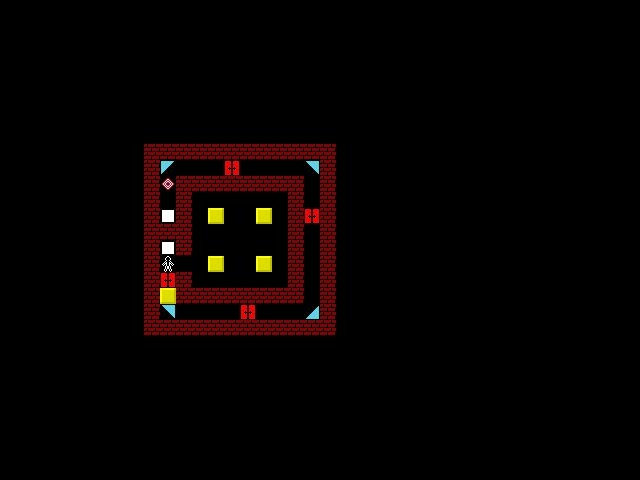

This is a level from a 2D game, rendered from its Tiled map with the project's own tilesets. A one-line summary and the map file follow, with tile-layer data summarised:
An orthogonal 40x30 tile map with 16x16 px tiles, 3 tile layers (tiles, pieces, actors) and 12 objects.

<map version="1.10" tiledversion="1.10.2" orientation="orthogonal" renderorder="right-down" width="40" height="30" tilewidth="16" tileheight="16" infinite="0" nextlayerid="6" nextobjectid="19">
 <tileset firstgid="1" name="tiles" tilewidth="16" tileheight="16" tilecount="81" columns="9">
  <image source="tiles.png" width="144" height="144" />
 </tileset>
 <layer id="1" name="tiles" width="40" height="30">
  <data>[1200 cells, 75 non-empty, 3 distinct tile ids]</data>
 </layer>
 <layer id="2" name="pieces" width="40" height="30">
  <data>[1200 cells, 13 non-empty, 5 distinct tile ids]</data>
 </layer>
 <layer id="3" name="actors" width="40" height="30">
  <data>[1200 cells, 1 non-empty, 1 distinct tile ids]</data>
 </layer>
 <objectgroup id="5" name="connectors">
  <object id="7" x="217.333" y="216.667">
   <polyline points="0,0 17.3333,-50" />
  </object>
  <object id="8" x="213" y="217.333">
   <polyline points="0,0 -46.6667,-52.3333" />
  </object>
  <object id="9" x="263" y="216.667">
   <polyline points="0,0 50.6667,-0.666667" />
  </object>
  <object id="10" x="263" y="220">
   <polyline points="0,0 -11.6667,91" />
  </object>
  <object id="11" x="268" y="221.333">
   <polyline points="0,0 47,94.3333" />
  </object>
  <object id="12" x="263.667" y="263">
   <polyline points="0,0 51,-99.3333" />
  </object>
  <object id="13" x="264" y="266.667">
   <polyline points="0,0 -98.3333,46.6667" />
  </object>
  <object id="14" x="216.667" y="261.667">
   <polyline points="0,0 100,52" />
  </object>
  <object id="15" x="212.667" y="265.333">
   <polyline points="0,0 103.333,-98.3333" />
  </object>
  <object id="16" x="219" y="267.667">
   <polyline points="0,0 10.6667,-100" />
  </object>
  <object id="17" x="269.333" y="266">
   <polyline points="0,0 -101.417,14.25" />
  </object>
  <object id="18" x="185.333" y="314">
   <polyline points="-16.5,-17.75 -18.6667,-6.66667" />
  </object>
 </objectgroup>
</map>
